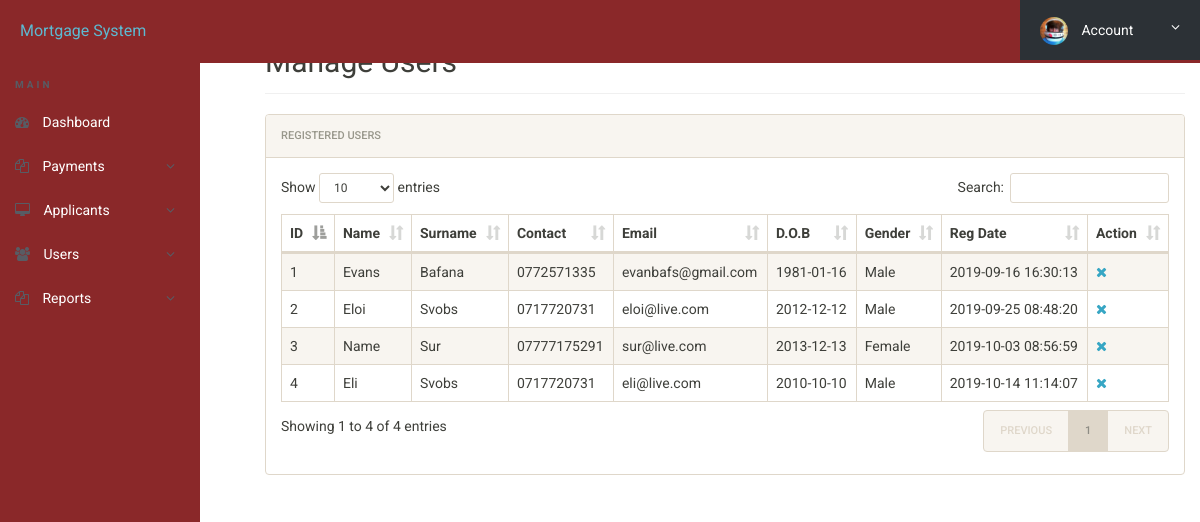
The page /admin/manage-users.php (signed in) on the database its author committed.
### tables this page shows
CREATE TABLE `users` (
  `id` int(11) NOT NULL,
  `firstName` varchar(255) NOT NULL,
  `lastName` varchar(255) NOT NULL,
  `gender` varchar(255) NOT NULL,
  `contactNo` varchar(45) NOT NULL,
  `email` varchar(255) NOT NULL,
  `dob` varchar(45) NOT NULL,
  `password` varchar(255) NOT NULL,
  `regDate` timestamp NOT NULL DEFAULT CURRENT_TIMESTAMP,
  `updationDate` varchar(45) NOT NULL,
  `passUdateDate` varchar(45) NOT NULL
);

### admin/manage-users.php (the view, shortened to what this page needs)
<?php
	include('includes/config.php');
?>
<!DOCTYPE html>
<html lang="en" class="no-js">
	<head>
		<link rel="stylesheet" href="css/font-awesome.min.css">
		<link rel="stylesheet" href="css/bootstrap.min.css">
		<link rel="stylesheet" href="css/dataTables.bootstrap.min.css">
		<link rel="stylesheet" href="css/bootstrap-social.css">
		<link rel="stylesheet" href="css/bootstrap-select.css">
		<link rel="stylesheet" href="css/fileinput.min.css">
		<link rel="stylesheet" href="css/awesome-bootstrap-checkbox.css">
		<link rel="stylesheet" href="css/style.css">
	</head>
	<body>
		<?php include('includes/header.php');?>
		<div class="ts-main-content">
			<?php include('includes/sidebar.php');?>
			<div class="content-wrapper">
				<div class="container-fluid">
					<div class="row">
						<div class="col-md-12">
							<h2 class="page-title">Manage Users</h2>
							<div class="panel panel-default">
								<div class="panel-heading">Registered Users</div>
								<div class="panel-body">
									<table id="zctb" class="display table table-striped table-bordered table-hover" cellspacing="0" width="100%">
										<thead>
											<tr>
												<th>ID</th>
												<th>Name</th>
												<th>Surname</th>
												<th>Contact</th>
												<th>Email</th>
												<th>D.O.B </th>
												<th>Gender </th>
												<th>Reg Date </th>
												<th>Action</th>
											</tr>
										</thead>
										<tbody>
											<?php
												$ret="select * from users";
												$stmt= $mysqli->prepare($ret) ;
												$stmt->execute() ;
												$res=$stmt->get_result();
												$cnt=1;
												while($row=$res->fetch_object()) { ?>
													<tr>
														<td><?php echo $cnt;;?></td>
														<td><?php echo $row->firstName;?></td>
														<td><?php echo $row->lastName;?></td>
														<td><?php echo $row->contactNo;?></td>
														<td><?php echo $row->email;?></td>
														<td><?php echo $row->dob;?></td>
														<td><?php echo $row->gender;?></td>
														<td><?php echo $row->regDate;?></td>
														<td>
															<a href="manage-users.php?del=<?php echo $row->id;?>" title="Delete User" onclick="return confirm("Do you want to delete");"><i class="fa fa-close"></i></a>
														</td>
													</tr>
											<?php $cnt=$cnt+1;
												}
											?>
										</tbody>
									</table>
								</div>
							</div>
						</div>
					</div>
				</div>
			</div>
		</div>
	</body>
</html>

### admin/includes/header.php (shortened to what this page needs)
<div class="brand clearfix">
	<a href="#" class="logo" style="font-size:16px;">Mortgage System</a>
		<ul class="ts-profile-nav">
			<li class="ts-account">
				<a href="#"><img src="img/ts-avatar.jpg" class="ts-avatar hidden-side" alt=""> Account <i class="fa fa-angle-down hidden-side"></i></a>
			</li>
		</ul>
</div>

### admin/includes/sidebar.php (shortened to what this page needs)
<nav class="ts-sidebar">
	<ul class="ts-sidebar-menu">
		<li class="ts-label">Main</li>
		<li><a href="dashboard.php"><i class="fa fa-dashboard"></i> Dashboard</a></li>
		<li><a href="#"><i class="fa fa-files-o"></i> Payments</a>
		</li>
		<li><a href="#"><i class="fa fa-desktop"></i> Applicants</a>
		</li>
		<li><a href="#"><i class="fa fa-users"></i> Users</a>
		</li>
		<li><a href="#"><i class="fa fa-files-o"></i> Reports</a>
		</li>
</nav>

### admin/css/style.css (style rules this page uses)
html { font-size: 14px; }
@media only screen and (min-width: 480px) { html { font-size: 17px; } }
@media only screen and (min-width: 768px) { html { font-size: 14px; } }
body { font-size: 1em; }
a { color: #37a6c4; }
.panel { overflow: hidden; }
ul, li { margin: 0; padding: 0; list-style: none; }
.page-title { padding-bottom: 15px; margin-bottom: 20px; border-bottom: 1px solid #f0f0f0; }
.brand { background: #8a2829; position: relative; z-index: 3; position: fixed; width: 100%; top: 0; }
.brand .logo { box-sizing: border-box; padding: 20px; float: left; display: block; width: 200px; }
@media only screen and (min-width: 992px) { .brand .logo { width: 250px; } }
.brand .ts-profile-nav { float: right; display: none; }
.brand .ts-profile-nav li { float: left; position: relative; }
.brand .ts-profile-nav li a { display: block; padding: 20px; color: #fff; }
.brand .ts-profile-nav .ts-account .fa-angle-down { float: right; }
.brand .ts-profile-nav .ts-account>a { width: 180px; background: #2c3136; }
.brand .ts-profile-nav .ts-account .ts-avatar { border-radius: 50%; height: 28px; margin: -10px 0; margin-right: 10px; }
@media only screen and (min-width: 992px) { .brand .ts-profile-nav { display: block; } }
.ts-sidebar { background: #8a2829; max-height: 0; transition: max-height 0.3s; overflow: hidden; position: fixed; z-index: 2; width: 100%; bottom: 0; top: 60px; overflow-y: auto; }
@media only screen and (min-width: 992px) { .ts-sidebar { max-height: 100%; bottom: 0; } }
.ts-sidebar-menu .ts-label { color: #585c64; font-weight: bold; padding: 8px 15px; text-transform: uppercase; font-size: 10px; letter-spacing: 3px; margin-top: 10px; }
.ts-sidebar-menu a { display: block; text-decoration: none; padding: 12px 15px; color: #fff; }
.ts-sidebar-menu li { position: relative; }
.ts-sidebar-menu li i { color: #585c64; margin-right: 10px; }
.ts-main-content .content-wrapper { padding-top: 15px; margin-top: 10px; }
@media only screen and (min-width: 992px) { .ts-main-content .ts-sidebar { width: 200px; float: left; } }
@media only screen and (min-width: 992px) { .ts-main-content .content-wrapper { margin-left: 250px; } }

### rows shown on the page
users: firstName "Evans", lastName "Bafana", contactNo "0772571335", email "evanbafs@gmail.com", dob "1981-01-16", gender "Male", regDate "2019-09-16 16:30:13"
users: firstName "Eloi", lastName "Svobs", contactNo "0717720731", email "eloi@live.com", dob "2012-12-12", gender "Male", regDate "2019-09-25 08:48:20"
users: firstName "Name", lastName "Sur", contactNo "07777175291", email "sur@live.com", dob "2013-12-13", gender "Female", regDate "2019-10-03 08:56:59"
users: firstName "Eli", lastName "Svobs", contactNo "0717720731", email "eli@live.com", dob "2010-10-10", gender "Male", regDate "2019-10-14 11:14:07"
